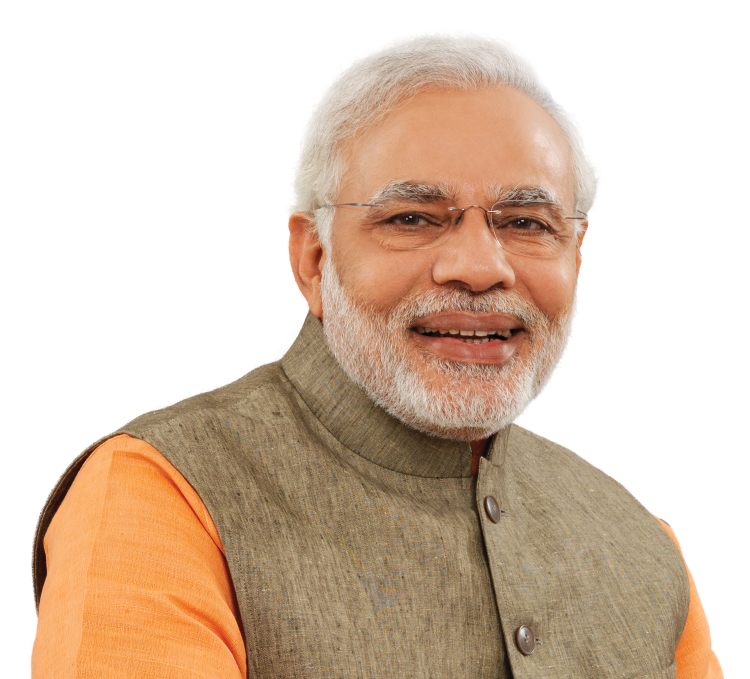
#> input picture Object_Detection/Resources/Modi.jpg, 1500 x 1358 px, found by its file name (shown at 1/2 size)
$ jupyter execute Face_Eye_Detection_using_HAAR_Cascade_Classifier_in_image.ipynb
#> lines starting #> are read from the running program, lines starting #| are printed output that depends on the picture; after the words box and inside, x2 and y2 are one past the last pixel; in counts of white or black regions, pixels touching at a corner belong together
## **Face & Eye Detection using HAAR Cascade Classifier in a image**
This project detects **faces and eyes** in an image using **OpenCV's HAAR Cascade Classifier**.

---

### **How It Works**
- Load **pre-trained HAAR Cascade models** for face and eye detection.
- Convert the image to **graymscale** for better detection performance.
-  Detect **faces** first using `detectMultiScale()`.
-  If a face is found, detect **eyes** within the face region.
- Draw **rectangles** around detected faces (🔵 Blue) and eyes (🟢 Green).

---

### **Understanding Parameters in `detectMultiScale()`**
| **Parameter**       | **Description**  |
|-----------------|------------------------------------------------|
| `gray`         | Input image (grayscale) |
| `1.3` (Scale Factor) | Reduces image size by **30%** at each step to detect faces at different scales |
| `5` (Min Neighbors) | Higher value = **stricter detection** (fewer false positives) |

---

[cell 1]
import cv2
face_classifier=cv2.CascadeClassifier("haarcascade_frontalface_default.xml")
eye_classifier=cv2.CascadeClassifier("haarcascade_eye.xml")

image=cv2.imread("Modi.jpg")
#> image is the input picture: shape (1358, 1500, 3); mean B, G, R 178.6, 196.6, 217.3
resized_image=cv2.resize(image,(500,500))
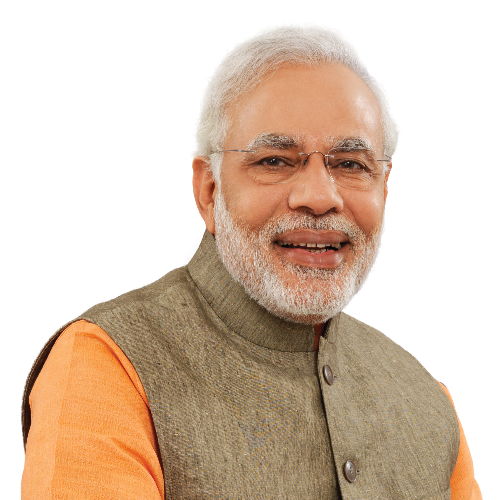
#> resized_image: shape (500, 500, 3); mean B, G, R 178.5, 196.5, 217.2
gray=cv2.cvtColor(resized_image,cv2.COLOR_BGR2GRAY)
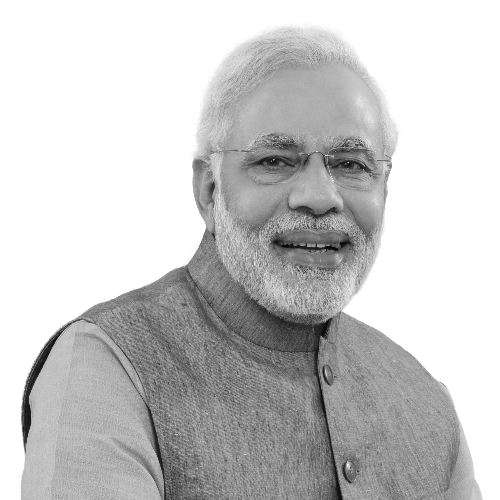
#> gray: shape (500, 500); min 3, max 255, mean 200.7

faces=face_classifier.detectMultiScale(gray,1.3,5)
#> faces = [[205, 80, 216, 216]]

if len(faces) == 0:
    print("No faces found")
for (x,y,w,h) in faces:
    cv2.rectangle(resized_image,(x,y),(x+w,y+h),(255,0,0),2)
    roi_gray=gray[y:y+h,x:x+w]
    roi_color=resized_image[y:y+h,x:x+w]
    eyes=eye_classifier.detectMultiScale(roi_gray)
    for (ex,ey,ew,eh) in eyes:
        cv2.rectangle(roi_color,(ex,ey),(ex+ew,ey+eh),(0,255,0),2)
#> this loop made 1 pass
#> (x, y, w, h, eyes) on pass 1: (205, 80, 216, 216, [[40, 64, 49, 49], [124, 68, 48, 48]])
#> pass 1, `roi_gray=gray[y:y+h,x:x+w]`:
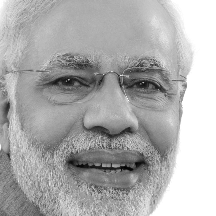
#> roi_gray: shape (216, 216); min 3, max 255, mean 173.1
#> pass 1, `roi_color=resized_image[y:y+h,x:x+w]`:
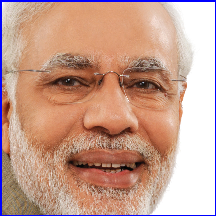
#> roi_color: shape (216, 216, 3); mean B, G, R 142.8, 158.3, 198.2
#> after the loop:
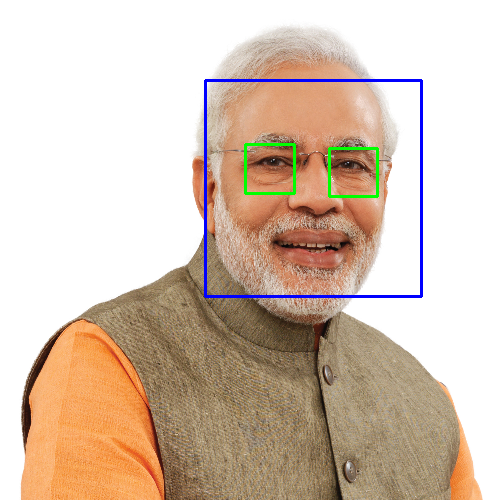
#> resized_image: shape (500, 500, 3); 1.5% of pixels changed, all inside (x1, y1, x2, y2) = (204, 79, 423, 298)
#> after the loop:
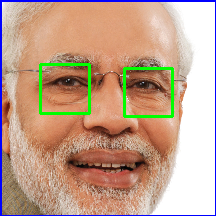
#> roi_color: shape (216, 216, 3); 2.48% of pixels changed, all inside (x1, y1, x2, y2) = (39, 63, 174, 118)


cv2.imshow('eye & face',resized_image)
cv2.waitKey(0)
cv2.destroyAllWindows()
